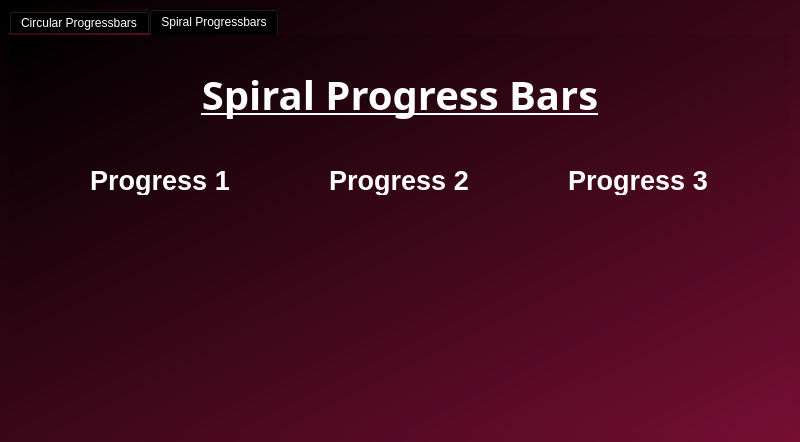
<?xml version="1.0" encoding="UTF-8"?>
<ui version="4.0">
 <class>MainWindow</class>
 <widget class="QMainWindow" name="MainWindow">
  <property name="geometry">
   <rect>
    <x>0</x>
    <y>0</y>
    <width>800</width>
    <height>442</height>
   </rect>
  </property>
  <property name="windowTitle">
   <string>MainWindow</string>
  </property>
  <property name="styleSheet">
   <string notr="true">background-color: qlineargradient(spread:pad, x1:0, y1:0, x2:1, y2:1, stop:0 rgba(0, 0, 0, 255), stop:1 rgba(117, 14, 50, 255));</string>
  </property>
  <widget class="QWidget" name="centralwidget">
   <layout class="QVBoxLayout" name="verticalLayout">
    <item>
     <widget class="QTabWidget" name="tabWidget">
      <property name="styleSheet">
       <string notr="true">color:#fff;
border:none;</string>
      </property>
      <property name="currentIndex">
       <number>1</number>
      </property>
      <property name="elideMode">
       <enum>Qt::ElideMiddle</enum>
      </property>
      <widget class="QWidget" name="tab">
       <attribute name="title">
        <string>Circular Progressbars</string>
       </attribute>
       <layout class="QVBoxLayout" name="verticalLayout_2">
        <item>
         <widget class="QLabel" name="label">
          <property name="maximumSize">
           <size>
            <width>16777215</width>
            <height>100</height>
           </size>
          </property>
          <property name="font">
           <font>
            <family>Rage Italic</family>
            <pointsize>30</pointsize>
            <weight>75</weight>
            <bold>true</bold>
            <underline>true</underline>
           </font>
          </property>
          <property name="styleSheet">
           <string notr="true">color:#fff; background:none;</string>
          </property>
          <property name="text">
           <string>Circular Progress Bars</string>
          </property>
          <property name="alignment">
           <set>Qt::AlignCenter</set>
          </property>
         </widget>
        </item>
        <item>
         <widget class="QFrame" name="main_container_frame">
          <property name="styleSheet">
           <string notr="true">background:none; color: #fff;</string>
          </property>
          <property name="frameShape">
           <enum>QFrame::NoFrame</enum>
          </property>
          <property name="frameShadow">
           <enum>QFrame::Raised</enum>
          </property>
          <layout class="QGridLayout" name="gridLayout">
           <item row="0" column="0">
            <widget class="QLabel" name="label_3">
             <property name="maximumSize">
              <size>
               <width>16777215</width>
               <height>30</height>
              </size>
             </property>
             <property name="font">
              <font>
               <pointsize>20</pointsize>
               <weight>75</weight>
               <bold>true</bold>
              </font>
             </property>
             <property name="text">
              <string>Progress 1</string>
             </property>
             <property name="alignment">
              <set>Qt::AlignCenter</set>
             </property>
            </widget>
           </item>
           <item row="0" column="1">
            <widget class="QLabel" name="label_2">
             <property name="maximumSize">
              <size>
               <width>16777215</width>
               <height>30</height>
              </size>
             </property>
             <property name="font">
              <font>
               <pointsize>20</pointsize>
               <weight>75</weight>
               <bold>true</bold>
              </font>
             </property>
             <property name="text">
              <string>Progress 2</string>
             </property>
             <property name="alignment">
              <set>Qt::AlignCenter</set>
             </property>
            </widget>
           </item>
           <item row="0" column="2">
            <widget class="QLabel" name="label_4">
             <property name="maximumSize">
              <size>
               <width>16777215</width>
               <height>30</height>
              </size>
             </property>
             <property name="font">
              <font>
               <pointsize>20</pointsize>
               <weight>75</weight>
               <bold>true</bold>
              </font>
             </property>
             <property name="text">
              <string>Progress 3</string>
             </property>
             <property name="alignment">
              <set>Qt::AlignCenter</set>
             </property>
            </widget>
           </item>
           <item row="1" column="0">
            <widget class="QFrame" name="progress_1_cont">
             <property name="minimumSize">
              <size>
               <width>200</width>
               <height>200</height>
              </size>
             </property>
             <property name="maximumSize">
              <size>
               <width>200</width>
               <height>200</height>
              </size>
             </property>
             <property name="styleSheet">
              <string notr="true">QFrame{
border: 3px solid;
border-radius: 100;
border-color: transparent;
}</string>
             </property>
             <property name="frameShape">
              <enum>QFrame::NoFrame</enum>
             </property>
             <property name="frameShadow">
              <enum>QFrame::Raised</enum>
             </property>
             <layout class="QHBoxLayout" name="horizontalLayout">
              <item>
               <widget class="roundProgressBar" name="progress_1" native="true"/>
              </item>
             </layout>
            </widget>
           </item>
           <item row="1" column="1">
            <widget class="QFrame" name="progress_2_cont">
             <property name="minimumSize">
              <size>
               <width>200</width>
               <height>200</height>
              </size>
             </property>
             <property name="maximumSize">
              <size>
               <width>200</width>
               <height>200</height>
              </size>
             </property>
             <property name="styleSheet">
              <string notr="true">QFrame{
border: 3px solid;
border-color: transparent;
border-radius: 100;
}</string>
             </property>
             <property name="frameShape">
              <enum>QFrame::NoFrame</enum>
             </property>
             <property name="frameShadow">
              <enum>QFrame::Raised</enum>
             </property>
             <layout class="QHBoxLayout" name="horizontalLayout_2">
              <item>
               <widget class="roundProgressBar" name="progress_2" native="true"/>
              </item>
             </layout>
            </widget>
           </item>
           <item row="1" column="2">
            <widget class="QFrame" name="progress_3_cont">
             <property name="minimumSize">
              <size>
               <width>200</width>
               <height>200</height>
              </size>
             </property>
             <property name="maximumSize">
              <size>
               <width>200</width>
               <height>200</height>
              </size>
             </property>
             <property name="styleSheet">
              <string notr="true">QFrame{
border: 3px solid;
border-color: transparent;
border-radius: 100;
}</string>
             </property>
             <property name="frameShape">
              <enum>QFrame::NoFrame</enum>
             </property>
             <property name="frameShadow">
              <enum>QFrame::Raised</enum>
             </property>
             <layout class="QHBoxLayout" name="horizontalLayout_3">
              <item>
               <widget class="roundProgressBar" name="progress_3" native="true"/>
              </item>
             </layout>
            </widget>
           </item>
          </layout>
         </widget>
        </item>
       </layout>
      </widget>
      <widget class="QWidget" name="tab_2">
       <attribute name="title">
        <string>Spiral Progressbars</string>
       </attribute>
       <layout class="QVBoxLayout" name="verticalLayout_3">
        <item>
         <widget class="QLabel" name="label_5">
          <property name="maximumSize">
           <size>
            <width>16777215</width>
            <height>100</height>
           </size>
          </property>
          <property name="font">
           <font>
            <family>Rage Italic</family>
            <pointsize>30</pointsize>
            <weight>75</weight>
            <bold>true</bold>
            <underline>true</underline>
           </font>
          </property>
          <property name="styleSheet">
           <string notr="true">color:#fff; background:none;</string>
          </property>
          <property name="text">
           <string>Spiral Progress Bars</string>
          </property>
          <property name="alignment">
           <set>Qt::AlignCenter</set>
          </property>
         </widget>
        </item>
        <item>
         <widget class="QFrame" name="main_container_frame_2">
          <property name="styleSheet">
           <string notr="true">background:none; color: #fff;</string>
          </property>
          <property name="frameShape">
           <enum>QFrame::NoFrame</enum>
          </property>
          <property name="frameShadow">
           <enum>QFrame::Raised</enum>
          </property>
          <layout class="QGridLayout" name="gridLayout_2">
           <item row="0" column="0">
            <widget class="QLabel" name="label_6">
             <property name="maximumSize">
              <size>
               <width>16777215</width>
               <height>30</height>
              </size>
             </property>
             <property name="font">
              <font>
               <pointsize>20</pointsize>
               <weight>75</weight>
               <bold>true</bold>
              </font>
             </property>
             <property name="text">
              <string>Progress 1</string>
             </property>
             <property name="alignment">
              <set>Qt::AlignCenter</set>
             </property>
            </widget>
           </item>
           <item row="0" column="1">
            <widget class="QLabel" name="label_7">
             <property name="maximumSize">
              <size>
               <width>16777215</width>
               <height>30</height>
              </size>
             </property>
             <property name="font">
              <font>
               <pointsize>20</pointsize>
               <weight>75</weight>
               <bold>true</bold>
              </font>
             </property>
             <property name="text">
              <string>Progress 2</string>
             </property>
             <property name="alignment">
              <set>Qt::AlignCenter</set>
             </property>
            </widget>
           </item>
           <item row="0" column="2">
            <widget class="QLabel" name="label_8">
             <property name="maximumSize">
              <size>
               <width>16777215</width>
               <height>30</height>
              </size>
             </property>
             <property name="font">
              <font>
               <pointsize>20</pointsize>
               <weight>75</weight>
               <bold>true</bold>
              </font>
             </property>
             <property name="text">
              <string>Progress 3</string>
             </property>
             <property name="alignment">
              <set>Qt::AlignCenter</set>
             </property>
            </widget>
           </item>
           <item row="1" column="0">
            <widget class="QFrame" name="progress_1_cont_2">
             <property name="minimumSize">
              <size>
               <width>200</width>
               <height>200</height>
              </size>
             </property>
             <property name="maximumSize">
              <size>
               <width>200</width>
               <height>200</height>
              </size>
             </property>
             <property name="styleSheet">
              <string notr="true">QFrame{
border: 3px solid;
border-radius: 100;
border-color: transparent;
}</string>
             </property>
             <property name="frameShape">
              <enum>QFrame::NoFrame</enum>
             </property>
             <property name="frameShadow">
              <enum>QFrame::Raised</enum>
             </property>
             <layout class="QHBoxLayout" name="horizontalLayout_4">
              <item>
               <widget class="spiralProgressBar" name="progress_4" native="true"/>
              </item>
             </layout>
            </widget>
           </item>
           <item row="1" column="1">
            <widget class="QFrame" name="progress_2_cont_2">
             <property name="minimumSize">
              <size>
               <width>200</width>
               <height>200</height>
              </size>
             </property>
             <property name="maximumSize">
              <size>
               <width>200</width>
               <height>200</height>
              </size>
             </property>
             <property name="styleSheet">
              <string notr="true">QFrame{
border: 3px solid;
border-color: transparent;
border-radius: 100;
}</string>
             </property>
             <property name="frameShape">
              <enum>QFrame::NoFrame</enum>
             </property>
             <property name="frameShadow">
              <enum>QFrame::Raised</enum>
             </property>
             <layout class="QHBoxLayout" name="horizontalLayout_5">
              <item>
               <widget class="spiralProgressBar" name="progress_5" native="true"/>
              </item>
             </layout>
            </widget>
           </item>
           <item row="1" column="2">
            <widget class="QFrame" name="progress_3_cont_2">
             <property name="minimumSize">
              <size>
               <width>200</width>
               <height>200</height>
              </size>
             </property>
             <property name="maximumSize">
              <size>
               <width>200</width>
               <height>200</height>
              </size>
             </property>
             <property name="styleSheet">
              <string notr="true">QFrame{
border: 3px solid;
border-color: transparent;
border-radius: 100;
}</string>
             </property>
             <property name="frameShape">
              <enum>QFrame::NoFrame</enum>
             </property>
             <property name="frameShadow">
              <enum>QFrame::Raised</enum>
             </property>
             <layout class="QHBoxLayout" name="horizontalLayout_6">
              <item>
               <widget class="spiralProgressBar" name="progress_6" native="true"/>
              </item>
             </layout>
            </widget>
           </item>
          </layout>
         </widget>
        </item>
       </layout>
      </widget>
     </widget>
    </item>
   </layout>
  </widget>
 </widget>
 <customwidgets>
  <customwidget>
   <class>roundProgressBar</class>
   <extends>QWidget</extends>
   <header>PySide2extn.RoundProgressBar.h</header>
   <container>1</container>
  </customwidget>
  <customwidget>
   <class>spiralProgressBar</class>
   <extends>QWidget</extends>
   <header>PySide2extn.SpiralProgressBar.h</header>
   <container>1</container>
  </customwidget>
 </customwidgets>
 <resources/>
 <connections/>
</ui>
